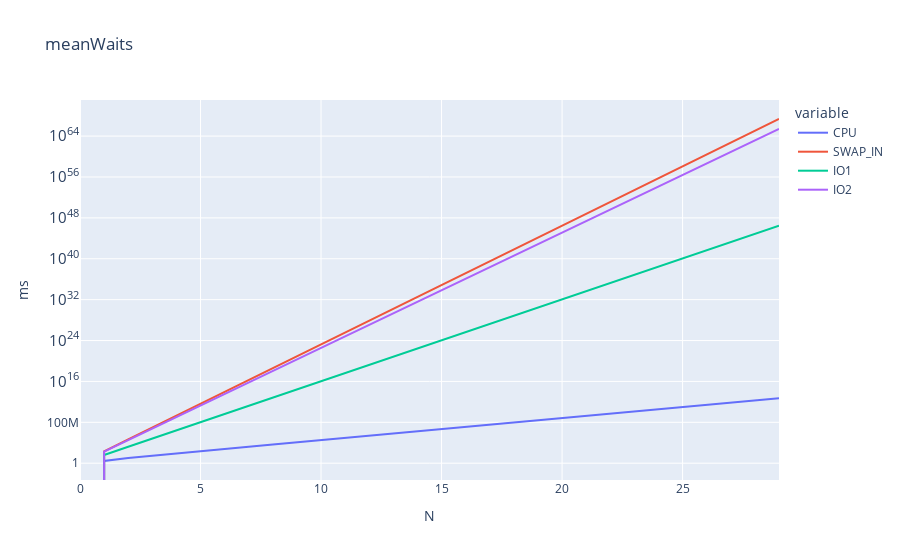

Notebook source saved alongside this figure:
### Code cell
produce_graph_and_save(meanWaits,"meanWaits","ms",True)

### Figure 1 — Plotly figure (JSON) as saved in the notebook; plotly's stock layout.template omitted (floating-point values rounded to 4 significant figures)
{"data": [{"hovertemplate": "variable=CPU<br>N=%{x}<br>value=%{y}<extra></extra>", "legendgroup": "CPU", "line": {"color": "#636efa", "dash": "solid"}, "marker": {"symbol": "circle"}, "mode": "lines", "name": "CPU", "orientation": "v", "showlegend": true, "type": "scatter", "x": [0, 1, 2, 3, 4, 5, 6, 7, 8, 9, 10, 11, 12, 13, 14, 15, 16, 17, 18, 19, 20, 21, 22, 23, 24, 25, 26, 27, 28, 29], "xaxis": "x", "y": [0, 2.7, 9.99, 29.67, 82.82, 226.3, 613.7, 1660.0, 4484.0, 12110.0, 32700.0, 88290.0, 238400.0, 643600.0, 1738000.0, 4692000.0, 12670000.0, 34210000.0, 92360000.0, 249400000.0, 673300000.0, 1818000000.0, 4908000000.0, 13250000000.0, 35780000000.0, 96610000000.0, 260800000000.0, 704300000000.0, 1902000000000.0, 5134000000000.0], "yaxis": "y"}, {"hovertemplate": "variable=SWAP_IN<br>N=%{x}<br>value=%{y}<extra></extra>", "legendgroup": "SWAP_IN", "line": {"color": "#EF553B", "dash": "solid"}, "marker": {"symbol": "circle"}, "mode": "lines", "name": "SWAP_IN", "orientation": "v", "showlegend": true, "type": "scatter", "x": [0, 1, 2, 3, 4, 5, 6, 7, 8, 9, 10, 11, 12, 13, 14, 15, 16, 17, 18, 19, 20, 21, 22, 23, 24, 25, 26, 27, 28, 29], "xaxis": "x", "y": [0, 210, 44310, 9305310, 1954115310, 410364215310, 86176485215310, 18097061895215310, 3800382997995216000, 798080429578995200000, 1.676e+23, 3.52e+25, 7.391e+27, 1.552e+30, 3.259e+32, 6.845e+34, 1.437e+37, 3.019e+39, 6.339e+41, 1.331e+44, 2.795e+46, 5.871e+48, 1.233e+51, 2.589e+53, 5.437e+55, 1.142e+58, 2.398e+60, 5.035e+62, 1.057e+65, 2.22e+67], "yaxis": "y"}, {"hovertemplate": "variable=IO1<br>N=%{x}<br>value=%{y}<extra></extra>", "legendgroup": "IO1", "line": {"color": "#00cc96", "dash": "solid"}, "marker": {"symbol": "circle"}, "mode": "lines", "name": "IO1", "orientation": "v", "showlegend": true, "type": "scatter", "x": [0, 1, 2, 3, 4, 5, 6, 7, 8, 9, 10, 11, 12, 13, 14, 15, 16, 17, 18, 19, 20, 21, 22, 23, 24, 25, 26, 27, 28, 29], "xaxis": "x", "y": [0, 40, 1640, 65640, 2625640, 105025640, 4201025640, 168041025640, 6721641025640, 268865641025640, 10754625641025640, 430185025641025600, 17207401025641023000, 688296041025641000000, 2.753e+22, 1.101e+24, 4.405e+25, 1.762e+27, 7.048e+28, 2.819e+30, 1.128e+32, 4.511e+33, 1.804e+35, 7.217e+36, 2.887e+38, 1.155e+40, 4.619e+41, 1.848e+43, 7.391e+44, 2.956e+46], "yaxis": "y"}, {"hovertemplate": "variable=IO2<br>N=%{x}<br>value=%{y}<extra></extra>", "legendgroup": "IO2", "line": {"color": "#ab63fa", "dash": "solid"}, "marker": {"symbol": "circle"}, "mode": "lines", "name": "IO2", "orientation": "v", "showlegend": true, "type": "scatter", "x": [0, 1, 2, 3, 4, 5, 6, 7, 8, 9, 10, 11, 12, 13, 14, 15, 16, 17, 18, 19, 20, 21, 22, 23, 24, 25, 26, 27, 28, 29], "xaxis": "x", "y": [0, 180, 32580, 5864580, 1055624580, 190012424580, 34202236424580, 6156402556424580, 1108152460156424600, 199467442828156440000, 3.59e+22, 6.463e+24, 1.163e+27, 2.094e+29, 3.769e+31, 6.784e+33, 1.221e+36, 2.198e+38, 3.957e+40, 7.122e+42, 1.282e+45, 2.308e+47, 4.154e+49, 7.476e+51, 1.346e+54, 2.422e+56, 4.36e+58, 7.848e+60, 1.413e+63, 2.543e+65], "yaxis": "y"}], "layout": {"legend": {"title": {"text": "variable"}, "tracegroupgap": 0}, "title": {"text": "meanWaits"}, "xaxis": {"anchor": "y", "domain": [0, 1], "title": {"text": "N"}}, "yaxis": {"anchor": "x", "domain": [0, 1], "title": {"text": "ms"}, "type": "log"}}}
